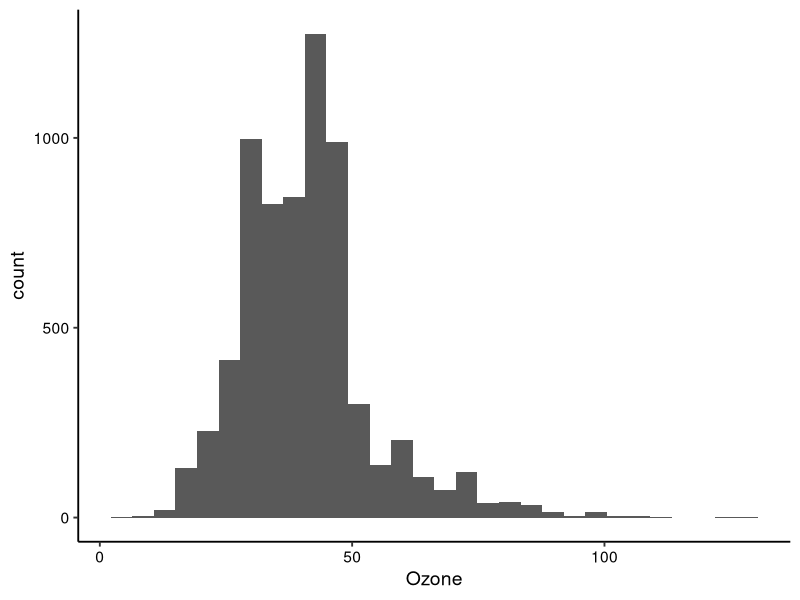
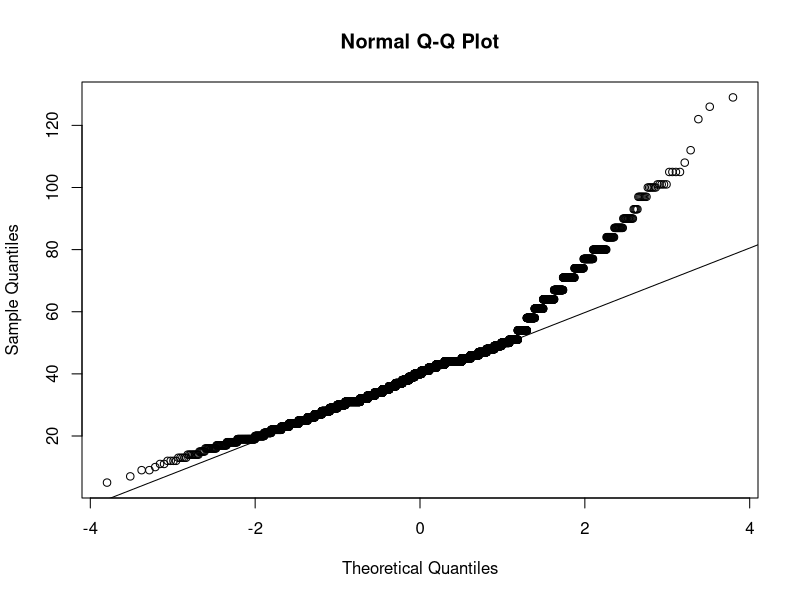
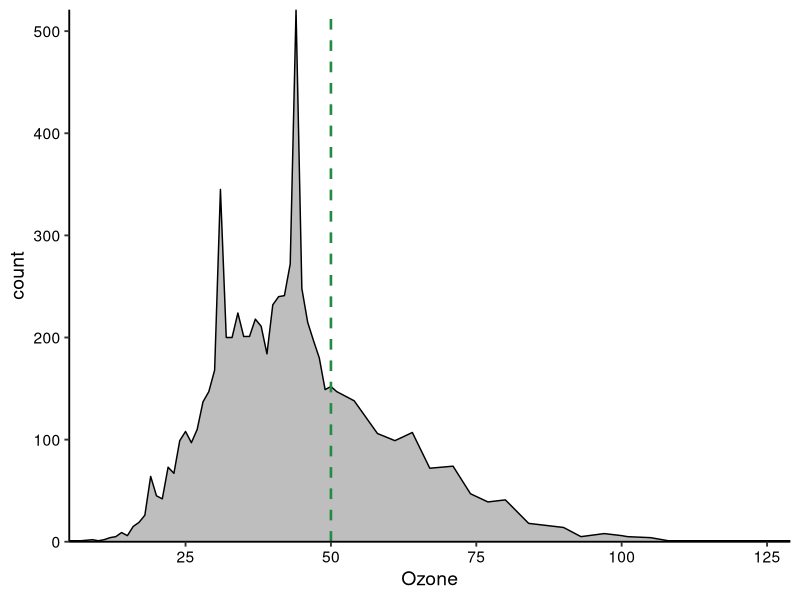
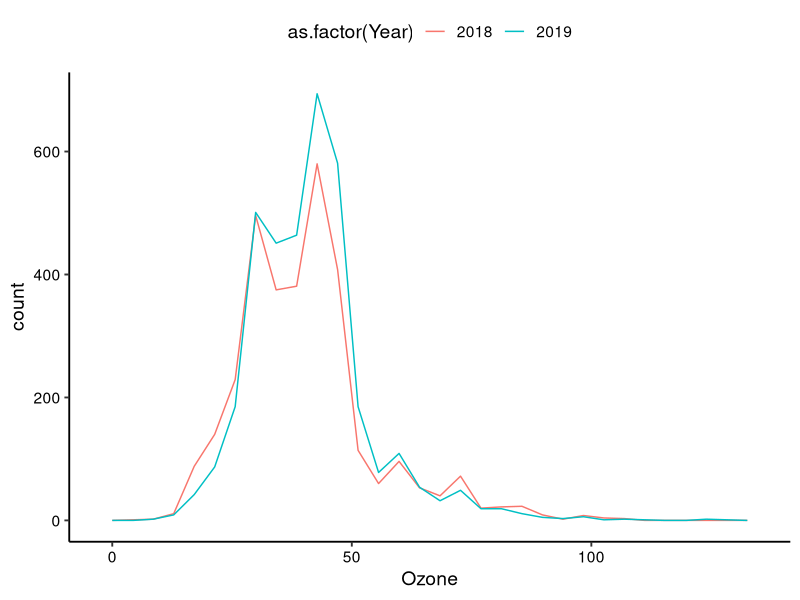
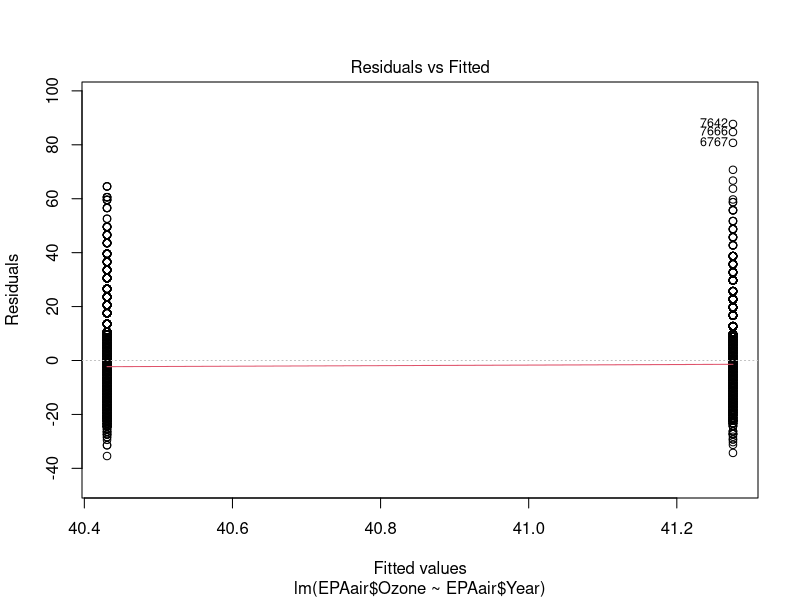
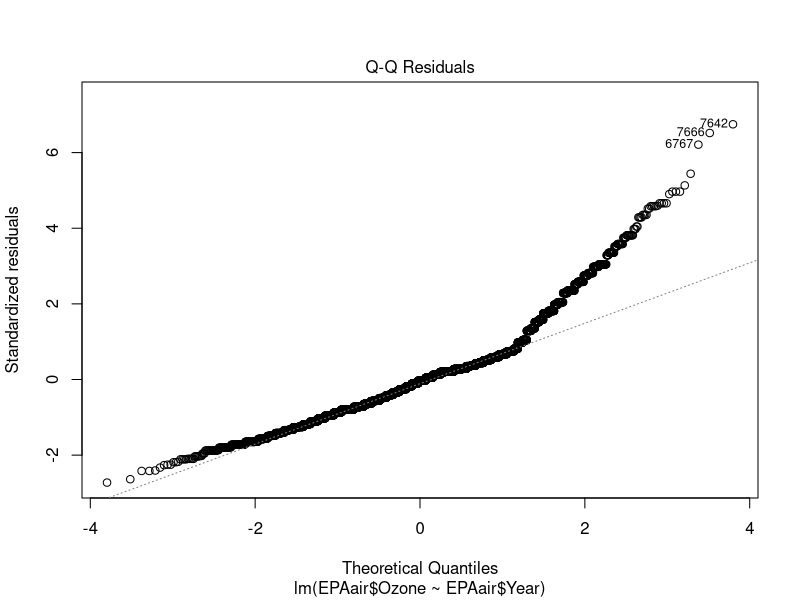
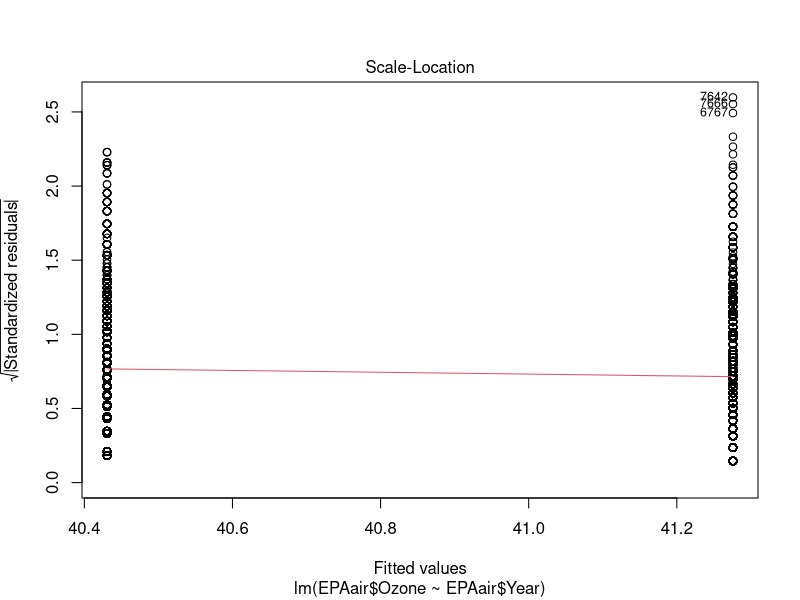
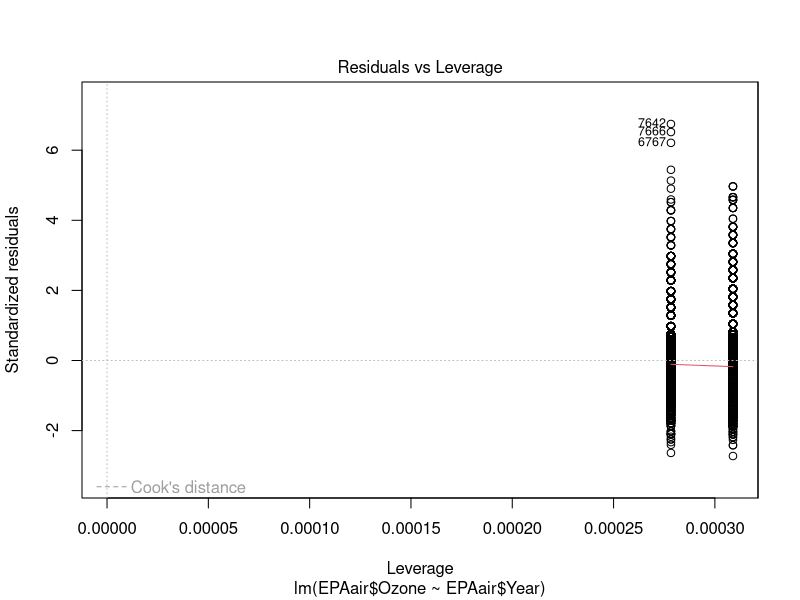

Write the R code that produced these figures, in order.
## ---- chunk 1
getwd()
library(tidyverse)
library(ggplot2)

EPAair <- read.csv("./Data/Processed/EPAair_O3_PM25_NC1819_Processed.csv")

# Set date to date format
EPAair$Date <- as.Date(EPAair$Date, format = "%Y-%m-%d")

# Set theme
mytheme <- theme_classic(base_size = 14) +
  theme(axis.text = element_text(color = "black"), 
        legend.position = "top")
theme_set(mytheme)
## ---- chunk 2

summary(EPAair$Ozone)
EPAair.subsample <- sample_n(EPAair, 5000)

# Evaluate assumption of normal distribution
shapiro.test((EPAair.subsample$Ozone))
ggplot(EPAair, aes(x = Ozone)) +
  geom_histogram() 
qqnorm(EPAair$Ozone); qqline(EPAair$Ozone)

O3.onesample <- t.test(EPAair$Ozone, mu = 50, alternative = "less")
O3.onesample

Ozone.plot <- ggplot(EPAair, aes(x = Ozone)) +
  geom_density(stat = "count", fill = "gray") +
  #geom_density(fill = "gray") +
  geom_vline(xintercept = 50, color = "#238b45", lty = 2, size = 0.9) +
  scale_x_continuous(expand = c(0, 0)) + scale_y_continuous(expand = c(0, 0))
print(Ozone.plot)
## ---- chunk 3
shapiro.test(EPAair$Ozone[EPAair$Year == 2018])
shapiro.test(EPAair$Ozone[EPAair$Year == 2019])
var.test(EPAair$Ozone ~ EPAair$Year)

ggplot(EPAair, aes(x = Ozone, color = as.factor(Year))) +
  geom_freqpoly()

# Format as a t-test
O3.twosample <- t.test(EPAair$Ozone ~ EPAair$Year)
O3.twosample
O3.twosample$p.value

# Format as a GLM
O3.twosample2 <- lm(EPAair$Ozone ~ EPAair$Year)
summary(O3.twosample2)

plot(O3.twosample2)
## ---- chunk 4
O3.onesample.wilcox <- wilcox.test(EPAair$Ozone, mu = 50, alternative = "less")
O3.onesample.wilcox
O3.twosample.wilcox <- wilcox.test(EPAair$Ozone ~ EPAair$Year)
O3.twosample.wilcox
## ---- chunk 5
den.o3 <- ggplot(EPAair) +
  geom_density(aes(x = Ozone, fill = as.factor(Year)), alpha = 0.5) +
  labs(x = "Ozone", y = "Density", fill = "Year") +
  theme_bw()
plot(den.o3)

box.o3 <- ggplot(EPAair) + 
  geom_boxplot(aes(x = as.factor(Year), y = Ozone)) +
  theme_bw()
plot(box.o3)

vio.o3 <- ggplot(EPAair) +
  geom_violin(aes(x = as.factor(Year), y = Ozone)) +
  geom_hline(yintercept = quantile(na.omit(EPAair$Ozone), 0.5), 
             color = "lightskyblue3") +
  theme_bw()
plot(vio.o3)

 quantile(c(1,2,3,4),0.75)
